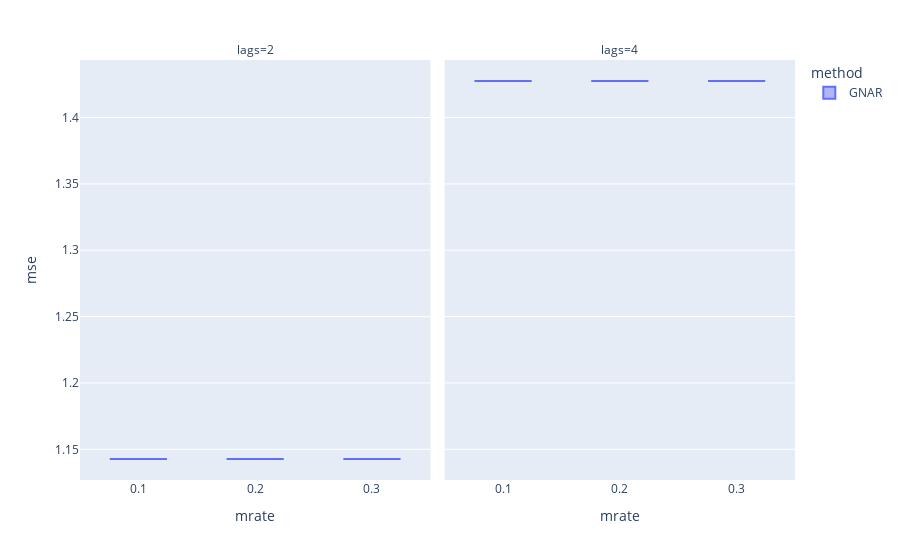

Source (notebook cell):
### Code cell
data.query("method=='GNAR' and inter_method=='linear'").plot.box(backend='plotly',x='mrate',color='method',y='mse',facet_col='lags',height=600)

### Figure 1 — Plotly figure (JSON) as saved in the notebook; plotly's stock layout.template omitted (floating-point values rounded to 4 significant figures)
{"data": [{"alignmentgroup": "True", "hovertemplate": "method=GNAR<br>lags=2<br>mrate=%{x}<br>mse=%{y}<extra></extra>", "legendgroup": "GNAR", "marker": {"color": "#636efa"}, "name": "GNAR", "notched": false, "offsetgroup": "GNAR", "orientation": "v", "showlegend": true, "type": "box", "x": [0.3, 0.2, 0.1, 0.1, 0.2, 0.2, 0.2, 0.2, 0.1, 0.3, 0.2, 0.3, 0.1, 0.1, 0.2, 0.1, 0.1, 0.3, 0.1, 0.3, 0.3, 0.3, 0.1, 0.2, 0.2, 0.3, 0.1, 0.2, 0.3, 0.3, 0.2, 0.2, 0.1, 0.2, 0.1, 0.3, 0.2, 0.3, 0.1, 0.2, 0.1, 0.2, 0.1, 0.1, 0.3, 0.3, 0.3, 0.2, 0.2, 0.3, 0.2, 0.2, 0.3, 0.2, 0.1, 0.2, 0.3, 0.1, 0.1, 0.3, 0.1, 0.2, 0.2, 0.3, 0.2, 0.3, 0.1, 0.1, 0.1, 0.1, 0.2, 0.3, 0.3, 0.1, 0.3, 0.2, 0.1, 0.1, 0.3, 0.3, 0.2, 0.2, 0.3, 0.1, 0.3, 0.1, 0.2, 0.1, 0.3, 0.3], "x0": " ", "xaxis": "x", "y": [1.143, 1.143, 1.143, 1.143, 1.143, 1.143, 1.143, 1.143, 1.143, 1.143, 1.143, 1.143, 1.143, 1.143, 1.143, 1.143, 1.143, 1.143, 1.143, 1.143, 1.143, 1.143, 1.143, 1.143, 1.143, 1.143, 1.143, 1.143, 1.143, 1.143, 1.143, 1.143, 1.143, 1.143, 1.143, 1.143, 1.143, 1.143, 1.143, 1.143, 1.143, 1.143, 1.143, 1.143, 1.143, 1.143, 1.143, 1.143, 1.143, 1.143, 1.143, 1.143, 1.143, 1.143, 1.143, 1.143, 1.143, 1.143, 1.143, 1.143, 1.143, 1.143, 1.143, 1.143, 1.143, 1.143, 1.143, 1.143, 1.143, 1.143, 1.143, 1.143, 1.143, 1.143, 1.143, 1.143, 1.143, 1.143, 1.143, 1.143, 1.143, 1.143, 1.143, 1.143, 1.143, 1.143, 1.143, 1.143, 1.143, 1.143], "y0": " ", "yaxis": "y"}, {"alignmentgroup": "True", "hovertemplate": "method=GNAR<br>lags=4<br>mrate=%{x}<br>mse=%{y}<extra></extra>", "legendgroup": "GNAR", "marker": {"color": "#636efa"}, "name": "GNAR", "notched": false, "offsetgroup": "GNAR", "orientation": "v", "showlegend": false, "type": "box", "x": [0.2, 0.3, 0.1, 0.1, 0.2, 0.3, 0.2, 0.1, 0.1, 0.3, 0.3, 0.1, 0.3, 0.2, 0.3, 0.3, 0.3, 0.1, 0.2, 0.2, 0.1, 0.2, 0.3, 0.1, 0.2, 0.3, 0.3, 0.3, 0.2, 0.1, 0.1, 0.2, 0.1, 0.3, 0.1, 0.3, 0.1, 0.2, 0.3, 0.1, 0.2, 0.3, 0.2, 0.2, 0.1, 0.3, 0.2, 0.3, 0.1, 0.1, 0.3, 0.1, 0.3, 0.2, 0.2, 0.2, 0.2, 0.2, 0.3, 0.2, 0.1, 0.3, 0.2, 0.1, 0.1, 0.3, 0.1, 0.2, 0.1, 0.2, 0.1, 0.3, 0.1, 0.3, 0.1, 0.2, 0.1, 0.2, 0.1, 0.3, 0.3, 0.2, 0.3, 0.1, 0.2, 0.3, 0.3, 0.2, 0.2, 0.1], "x0": " ", "xaxis": "x2", "y": [1.427, 1.427, 1.427, 1.427, 1.427, 1.427, 1.427, 1.427, 1.427, 1.427, 1.427, 1.427, 1.427, 1.427, 1.427, 1.427, 1.427, 1.427, 1.427, 1.427, 1.427, 1.427, 1.427, 1.427, 1.427, 1.427, 1.427, 1.427, 1.427, 1.427, 1.427, 1.427, 1.427, 1.427, 1.427, 1.427, 1.427, 1.427, 1.427, 1.427, 1.427, 1.427, 1.427, 1.427, 1.427, 1.427, 1.427, 1.427, 1.427, 1.427, 1.427, 1.427, 1.427, 1.427, 1.427, 1.427, 1.427, 1.427, 1.427, 1.427, 1.427, 1.427, 1.427, 1.427, 1.427, 1.427, 1.427, 1.427, 1.427, 1.427, 1.427, 1.427, 1.427, 1.427, 1.427, 1.427, 1.427, 1.427, 1.427, 1.427, 1.427, 1.427, 1.427, 1.427, 1.427, 1.427, 1.427, 1.427, 1.427, 1.427], "y0": " ", "yaxis": "y2"}], "layout": {"annotations": [{"font": {}, "showarrow": false, "text": "lags=2", "x": 0.245, "xanchor": "center", "xref": "paper", "y": 1, "yanchor": "bottom", "yref": "paper"}, {"font": {}, "showarrow": false, "text": "lags=4", "x": 0.755, "xanchor": "center", "xref": "paper", "y": 1, "yanchor": "bottom", "yref": "paper"}], "autosize": true, "boxmode": "group", "legend": {"title": {"text": "method"}, "tracegroupgap": 0}, "margin": {"t": 60}, "xaxis": {"anchor": "y", "autorange": true, "domain": [0, 0.49], "range": [0.05, 0.35], "title": {"text": "mrate"}, "type": "linear"}, "xaxis2": {"anchor": "y2", "autorange": true, "domain": [0.51, 1], "matches": "x", "range": [0.05, 0.35], "title": {"text": "mrate"}, "type": "linear"}, "yaxis": {"anchor": "x", "autorange": true, "domain": [0, 1], "range": [1.127, 1.443], "title": {"text": "mse"}, "type": "linear"}, "yaxis2": {"anchor": "x2", "autorange": true, "domain": [0, 1], "matches": "y", "range": [1.127, 1.443], "showticklabels": false, "type": "linear"}}}
